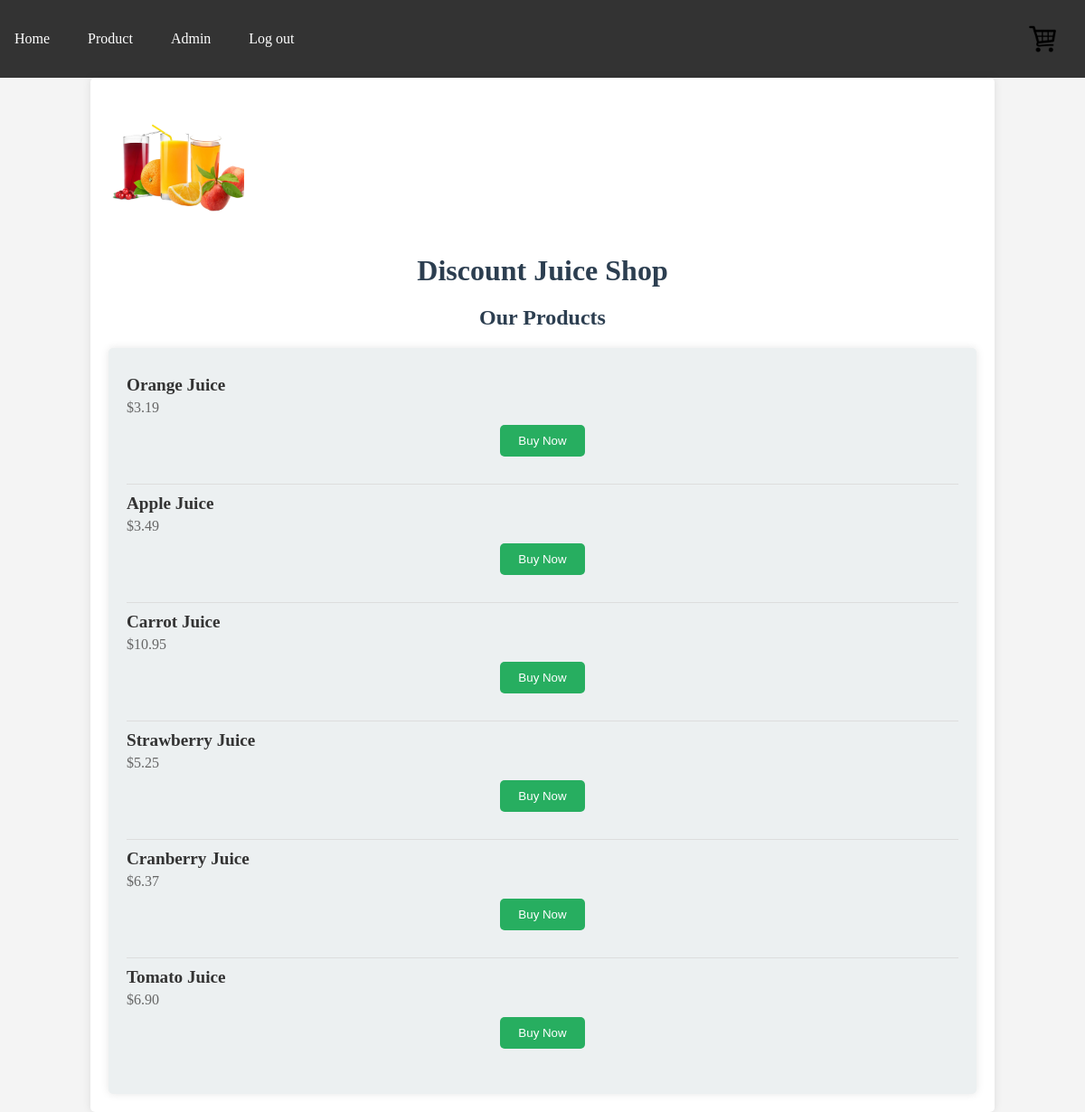
The app's page /products.php (signed in) with its own data.
### tables this page shows
CREATE TABLE `products` (
  `id` int NOT NULL AUTO_INCREMENT,
  `name` varchar(64) NOT NULL,
  `price` decimal(5,2) NOT NULL,
  PRIMARY KEY (`id`)
);

### products.php (the view, shortened to what this page needs)
<?php
require_once "/var/www/html/Discount-Juice-Shop/Connections/db.inc.php";
?>
<!DOCTYPE html>
<html lang="en">
<head>
    <link rel="stylesheet" href="default.css">
</head>
<body>
<?php include("header.inc.php"); ?>
<div class="container">
    <a href="/"><img src="images/logo.jpg" alt="Discount Juice Shop Logo" class="logo"></a>
    <h1>Discount Juice Shop</h1>
    <h2>Our Products</h2>
    <div class="product-list">
        <?php
        $result = mysqli_query($mysqli, "SELECT * FROM products");
        if ($result) {
            while ($row = mysqli_fetch_array($result)) {
                echo "<div class='product-item'>";
                echo "<h3>" . htmlspecialchars($row["name"]) . "</h3>";
                echo "<p>$" . htmlspecialchars($row["price"]) . "</p>";
                echo "<form class='buy-now-form' action='/Discount-Juice-Shop/cart/index.php' method='POST'>";
                echo "<input type='submit' value='Buy Now' />";
                echo "</form>";
                echo "</div>";
            }
        } else {
            echo "<p class='error'>Error: " . htmlspecialchars(mysqli_error($mysqli)) . "</p>";
        }
        ?>
    </div>
</div>
</body>
</html>

### default.css (style rules this page uses)
body { font-family: 'Times New Roman', Times, serif; margin: 0; padding: 0; background-color: #f4f4f4; color: #333; }
.container { width: 80%; margin: auto; overflow: hidden; padding: 20px; background-color: #fff; box-shadow: 0 0 10px rgba(0, 0, 0, 0.1); border-radius: 5px; }
.logo { max-width: 200px; height: auto; }
h1, h2 { color: #2c3e50; text-align: center; margin-bottom: 20px; }
form { margin: 20px 0; text-align: center; }
form input[type="submit"] { padding: 10px 20px; background-color: #27ae60; color: white; border: none; border-radius: 5px; cursor: pointer; }
.product-list { background: #ecf0f1; padding: 20px; margin-top: 20px; border-radius: 5px; box-shadow: 0 0 10px rgba(0, 0, 0, 0.1); }
.product-item { border-bottom: 1px solid #ddd; padding: 10px 0; }
.product-item:last-child { border-bottom: none; }

### products.php (style rules this page uses)
.logo { max-width: 150px; height: auto; }
.product-item { border-bottom: 1px solid #ddd; padding: 10px 0; }
.product-item:last-child { border-bottom: none; }
.product-item h3 { margin: 0; font-size: 1.2em; color: #333; }
.product-item p { margin: 5px 0 0; color: #666; }
.buy-now-form { margin-top: 10px; }

### records on screen
products: name "Orange Juice", price "3.19"
products: name "Apple Juice", price "3.49"
products: name "Carrot Juice", price "10.95"
products: name "Strawberry Juice", price "5.25"
products: name "Cranberry Juice", price "6.37"
products: name "Tomato Juice", price "6.90"

### other values on screen
$item['label'] "Home"
$item['label'] "Product"
$item['label'] "Admin"
$item['label'] "Log out"
